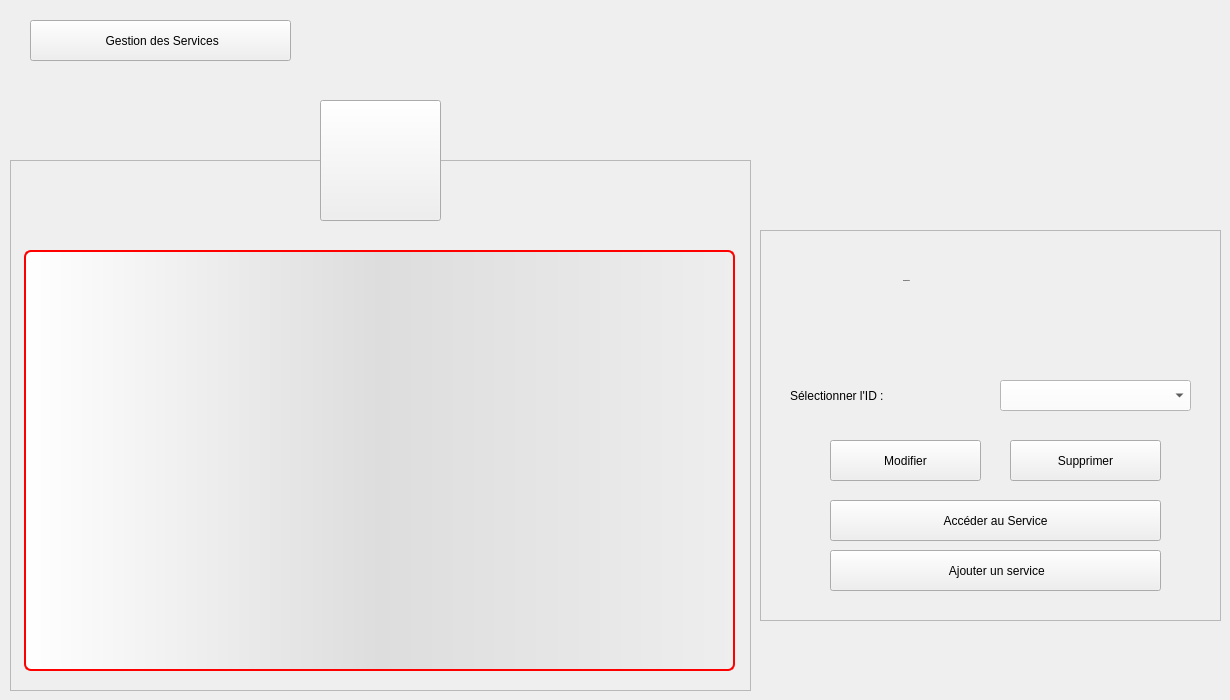
      <widget class="QWidget" name="Affaires_2">
       <widget class="QFrame" name="frame_17">
        <property name="geometry">
         <rect>
          <x>10</x>
          <y>160</y>
          <width>741</width>
          <height>531</height>
         </rect>
        </property>
        <property name="styleSheet">
         <string notr="true"/>
        </property>
        <property name="frameShape">
         <enum>QFrame::StyledPanel</enum>
        </property>
        <property name="frameShadow">
         <enum>QFrame::Raised</enum>
        </property>
        <widget class="QTableView" name="T_Affaire_2">
         <property name="geometry">
          <rect>
           <x>14</x>
           <y>90</y>
           <width>711</width>
           <height>421</height>
          </rect>
         </property>
         <property name="styleSheet">
          <string notr="true">QTableView {border: 2px solid red;text-align: top;padding: 4px;border-radius: 7px;border-bottom-left-radius: 7px;background: QLinearGradient( x1: 0, y1: 0, x2: 1, y2: 0,stop: 0 #fff, stop: 1 #eee,stop: 0.5 #ddd,stop: 1 #eee );width: 15px;selection-background-color:QLinearGradient( x1: 0, y1: 0, x2: 1, y2: 0,stop: 0 #FF0000, stop: 1 #FF5F5F,stop: 0.5 #FEAAAA,stop: 1 #eee);selection-color: black;}
QTableView::item:focus{selection-background-color: red;}
QScrollBar:vertical{ width: 20px; background: none; /* only these sort effect about width ...*/}
QScrollBar::handle:vertical{ border: 3px solid #5E749C;text-align: top;padding: 4px;border-radius: 5px; border-bottom-left-radius: 5px;background: QLinearGradient( x1: 0, y1: 0, x2: 1, y2: 0,stop: 0 #fff, stop: 1 #eee,stop: 0.5 #ddd,stop: 1 #eee ); width: 25px; min-height: 20px; max-height: 25px; /*these sort no effect*/ }
QScrollBar::add-page:vertical {border: 3px solid red;text-align: top;padding: 4px;border-radius: 5px; border-bottom-left-radius: 5px;background:  red; /* adding width: xx px; sorting no effect .. why? */}
QScrollBar::sub-page:vertical {border: 3px solid green;text-align: top;padding: 4px;border-radius: 5px; border-bottom-left-radius: 5px;background:  green; /* adding width: xx px; sorting no effect .. why? */ }</string>
         </property>
         <attribute name="horizontalHeaderDefaultSectionSize">
          <number>138</number>
         </attribute>
        </widget>
       </widget>
       <widget class="QToolButton" name="toolButton_26">
        <property name="geometry">
         <rect>
          <x>320</x>
          <y>100</y>
          <width>121</width>
          <height>121</height>
         </rect>
        </property>
        <property name="text">
         <string/>
        </property>
        <property name="icon">
         <iconset>
          <normaloff>:/Ressources/image/support.png</normaloff>:/Ressources/image/support.png</iconset>
        </property>
        <property name="iconSize">
         <size>
          <width>64</width>
          <height>64</height>
         </size>
        </property>
       </widget>
       <widget class="QPushButton" name="B_BackToGestions_4">
        <property name="geometry">
         <rect>
          <x>30</x>
          <y>20</y>
          <width>261</width>
          <height>41</height>
         </rect>
        </property>
        <property name="text">
         <string> Gestion des Services</string>
        </property>
        <property name="icon">
         <iconset>
          <normaloff>:/Ressources/image/back-arrow.png</normaloff>:/Ressources/image/back-arrow.png</iconset>
        </property>
       </widget>
       <widget class="QFrame" name="frame_18">
        <property name="geometry">
         <rect>
          <x>760</x>
          <y>230</y>
          <width>461</width>
          <height>391</height>
         </rect>
        </property>
        <property name="styleSheet">
         <string notr="true"/>
        </property>
        <property name="frameShape">
         <enum>QFrame::StyledPanel</enum>
        </property>
        <property name="frameShadow">
         <enum>QFrame::Raised</enum>
        </property>
        <widget class="QLabel" name="L_ConfigAffaire_2">
         <property name="geometry">
          <rect>
           <x>143</x>
           <y>20</y>
           <width>171</width>
           <height>61</height>
          </rect>
         </property>
         <property name="font">
          <font>
           <family>century gothic</family>
           <pointsize>-1</pointsize>
           <weight>75</weight>
           <bold>true</bold>
          </font>
         </property>
         <property name="styleSheet">
          <string notr="true">background: transparent;</string>
         </property>
         <property name="text">
          <string>Configuration</string>
         </property>
        </widget>
        <widget class="QLabel" name="L_IDAffaire_2">
         <property name="geometry">
          <rect>
           <x>30</x>
           <y>150</y>
           <width>191</width>
           <height>31</height>
          </rect>
         </property>
         <property name="styleSheet">
          <string notr="true">background: transparent;</string>
         </property>
         <property name="text">
          <string>Sélectionner l'ID :</string>
         </property>
        </widget>
        <widget class="QPushButton" name="B_AjouterAffaire_3">
         <property name="geometry">
          <rect>
           <x>70</x>
           <y>320</y>
           <width>331</width>
           <height>41</height>
          </rect>
         </property>
         <property name="text">
          <string> Ajouter un service</string>
         </property>
         <property name="icon">
          <iconset>
           <normaloff>:/Ressources/image/add.png</normaloff>:/Ressources/image/add.png</iconset>
         </property>
        </widget>
        <widget class="QComboBox" name="CB_IDAffaire_2">
         <property name="geometry">
          <rect>
           <x>240</x>
           <y>150</y>
           <width>191</width>
           <height>31</height>
          </rect>
         </property>
         <property name="styleSheet">
          <string notr="true">background: white;</string>
         </property>
        </widget>
        <widget class="QPushButton" name="B_ModifierAffaire_2">
         <property name="geometry">
          <rect>
           <x>70</x>
           <y>210</y>
           <width>151</width>
           <height>41</height>
          </rect>
         </property>
         <property name="text">
          <string>Modifier</string>
         </property>
         <property name="icon">
          <iconset>
           <normaloff>:/Ressources/image/edit.png</normaloff>:/Ressources/image/edit.png</iconset>
         </property>
         <property name="iconSize">
          <size>
           <width>23</width>
           <height>23</height>
          </size>
         </property>
        </widget>
        <widget class="QPushButton" name="B_SupprimerAffaire_2">
         <property name="geometry">
          <rect>
           <x>250</x>
           <y>210</y>
           <width>151</width>
           <height>41</height>
          </rect>
         </property>
         <property name="text">
          <string>Supprimer</string>
         </property>
         <property name="icon">
          <iconset>
           <normaloff>:/Ressources/image/trash.png</normaloff>:/Ressources/image/trash.png</iconset>
         </property>
         <property name="iconSize">
          <size>
           <width>23</width>
           <height>23</height>
          </size>
         </property>
        </widget>
        <widget class="QPushButton" name="B_AjouterAffaire_4">
         <property name="geometry">
          <rect>
           <x>70</x>
           <y>270</y>
           <width>331</width>
           <height>41</height>
          </rect>
         </property>
         <property name="text">
          <string>Accéder au Service</string>
         </property>
         <property name="icon">
          <iconset>
           <normaloff>:/Ressources/image/support.png</normaloff>:/Ressources/image/support.png</iconset>
         </property>
        </widget>
       </widget>
      </widget>
